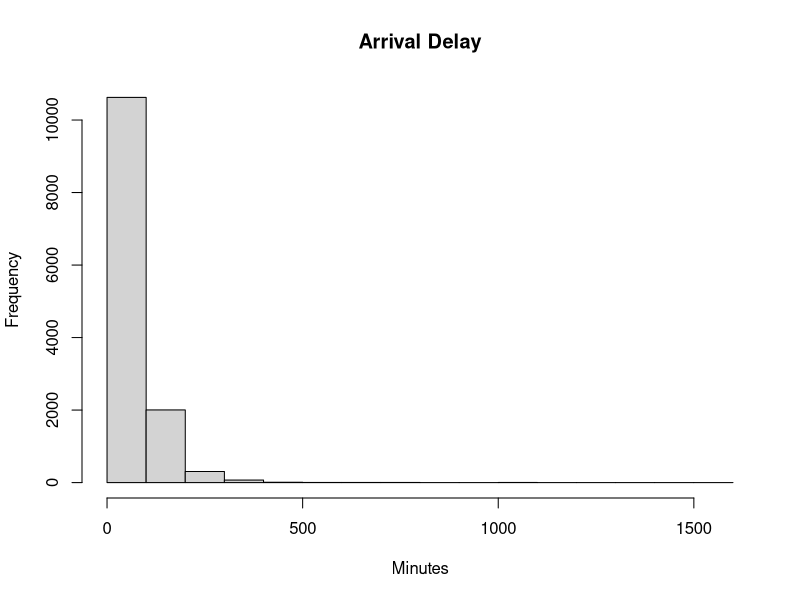
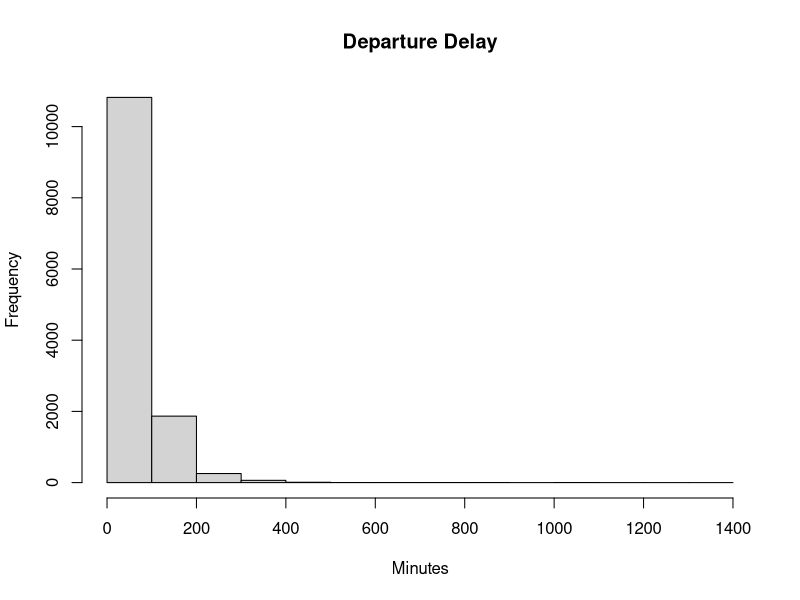
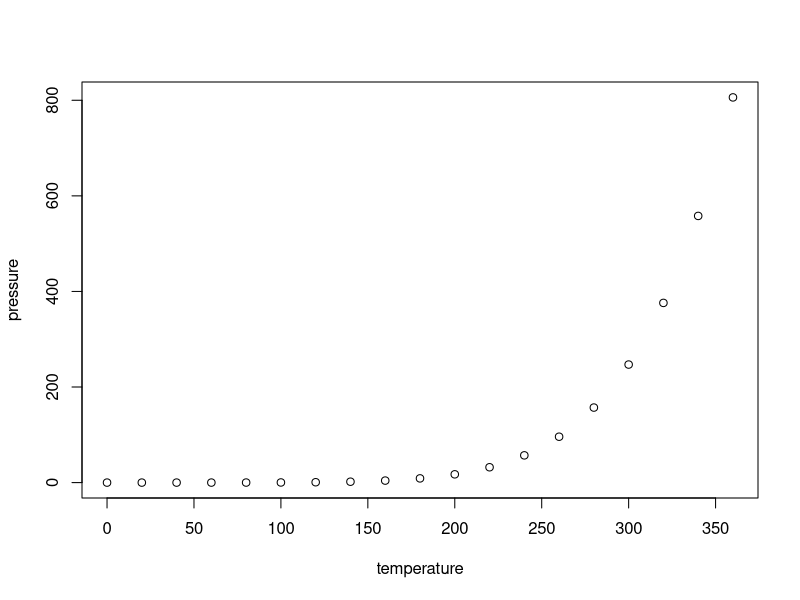

These figures' R source, in order:
## ---- chunk 1
knitr::opts_chunk$set(echo = TRUE)
## ---- chunk 2
ProjectData <- read.csv(file = "Jan_AA.csv", header = TRUE, sep=",")
## ---- chunk 3

range(ProjectData[,11])
mean(ProjectData[,11])
mean(ProjectData[,12])
## ---- chunk 4
hist(ProjectData[,11], main = "Arrival Delay", xlab = "Minutes")
hist(ProjectData[,12], main = "Departure Delay", xlab = "Minutes")
## ---- chunk 5
summary(cars)
## ---- chunk 6
plot(pressure)
